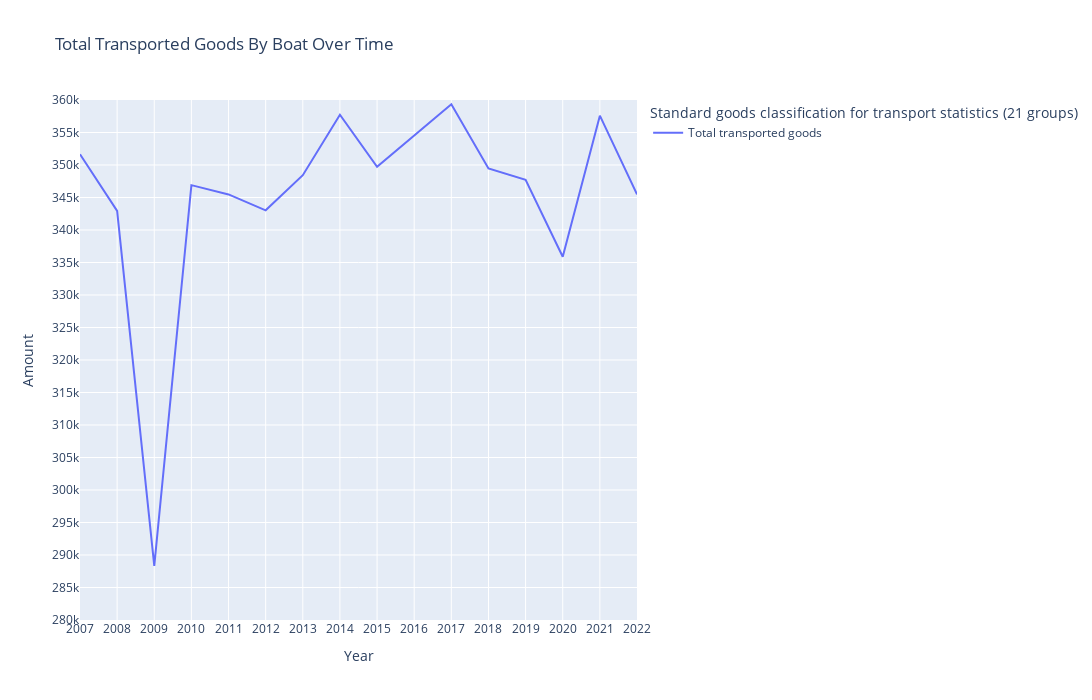

Here is the notebook cell this chart was saved with:
### Code cell
# Assume df is your DataFrame containing the data
# Select rows 2 to 17 (indexing starts from 0)
data_boat_total = data_boat.loc[0:15]  # Rows 2-17 in Excel are indexed as 1-16 in Python

fig = px.line(data_boat_total, x='Year', y='Amount', color='Standard goods classification for transport statistics (21 groups)',
              title='Total Transported Goods By Boat Over Time')
fig.update_layout(
    height=700,
    width=1500   
)

fig.update_yaxes(range=[280000, 360000], dtick=5000)

fig.update_xaxes(dtick=1)

fig.show()

### Figure 1 — Plotly figure (JSON) as saved in the notebook; plotly's stock layout.template omitted (floating-point values rounded to 4 significant figures)
{"data": [{"hovertemplate": "Standard goods classification for transport statistics (21 groups)=Total transported goods<br>Year=%{x}<br>Amount=%{y}<extra></extra>", "legendgroup": "Total transported goods", "line": {"color": "#636efa", "dash": "solid"}, "marker": {"symbol": "circle"}, "mode": "lines", "name": "Total transported goods", "orientation": "v", "showlegend": true, "type": "scatter", "x": [2007, 2008, 2009, 2010, 2011, 2012, 2013, 2014, 2015, 2016, 2017, 2018, 2019, 2020, 2021, 2022], "xaxis": "x", "y": [351650, 342946, 288317, 346901, 345469, 343030, 348426, 357738, 349717, 354587, 359356, 349480, 347714, 335892, 357594, 345479], "yaxis": "y"}], "layout": {"height": 700, "legend": {"title": {"text": "Standard goods classification for transport statistics (21 groups)"}, "tracegroupgap": 0}, "title": {"text": "Total Transported Goods By Boat Over Time"}, "width": 1500, "xaxis": {"anchor": "y", "domain": [0, 1], "dtick": 1, "title": {"text": "Year"}}, "yaxis": {"anchor": "x", "domain": [0, 1], "dtick": 5000, "range": [280000, 360000], "title": {"text": "Amount"}}}}
